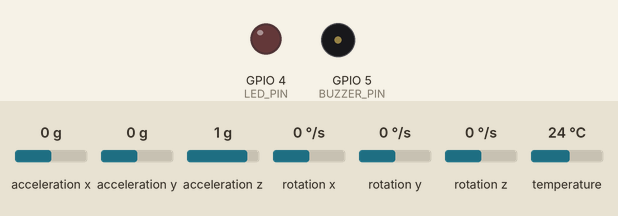
The sketch below on a simulated ESP32. Parts: output pins drawn as LEDs (lit = HIGH), buzzer (waves = sounding, pin HIGH). The test bench sets the inputs (shaded band); at power-on: acceleration z 1 g, acceleration x 0 g, acceleration y 0 g, rotation x 0 °/s, rotation y 0 °/s, rotation z 0 °/s, temperature 24 °C. WiFi joins after 1.5 s; servers stay silent unless stated; web services answer with replies made up by the test bench; what the sketch prints to the serial monitor is not drawn.

Above: at 3.2 s.
3.3 s: acceleration z set to 0 g
At 4.3 s:
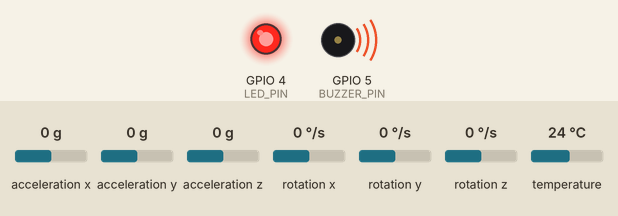
Timing chart, 0 to 12.0 s (numbered marks = the images above; inputs shaded):
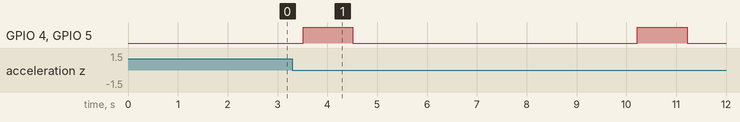

The sketch:

sketch.ino
```cpp
#include <Wire.h>
#include <Adafruit_MPU6050.h>
#include <Adafruit_Sensor.h>
#include <WiFi.h>
#include <HTTPClient.h>

Adafruit_MPU6050 mpu;

// Wi-Fi credentials (Only works on real ESP32)
const char* ssid = "Galaxy A13 C958";
const char* password = "iuma2020";

// Telegram Bot Credentials
const char* telegramBotToken = "7775742203:AAGPh5-BJaZahAW4FRlX8_xyqCfmsOaRKe0";
const char* chatID = "6973280311";

#define BUZZER_PIN 5
#define LED_PIN 4
#define FALL_THRESHOLD 2.0  // Adjust sensitivity

void setup() {
  Serial.begin(115200);
  Wire.begin();

  pinMode(BUZZER_PIN, OUTPUT);
  pinMode(LED_PIN, OUTPUT);

  if (!mpu.begin()) {
    Serial.println("MPU6050 initialization failed!");
    while (1);
  }
  Serial.println("MPU6050 initialized successfully!");

  // closing setup`
#ifdef WOKWI_SIMULATION
  Serial.println("\n⚠️ Running in Wokwi - Skipping Wi-Fi Connection...");
#else
  WiFi.begin(ssid, password);
  int timeout = 10; // Max wait time of 10 seconds
  while (WiFi.status() != WL_CONNECTED && timeout > 0) {
      delay(1000);
      Serial.print(".");
      timeout--;
  }
  if (timeout == 0) {
      Serial.println("\n❌ Wi-Fi Failed to Connect!");
  } else {
      Serial.println("\n✅ Wi-Fi Connected!");
  }
#endif
}  // Fix: Closing `setup()`

// Main loop (Reads acceleration and detects falls)
void loop() {
  sensors_event_t a, g, temp;
  mpu.getEvent(&a, &g, &temp);

  float accelMagnitude = sqrt(sq(a.acceleration.x) + sq(a.acceleration.y) + sq(a.acceleration.z));
  Serial.print("Acceleration Magnitude: ");
  Serial.println(accelMagnitude);

  if (accelMagnitude < FALL_THRESHOLD) {
    Serial.println("⚠️ Fall Detected! Activating Buzzer & LED...");

    digitalWrite(BUZZER_PIN, HIGH);
    digitalWrite(LED_PIN, HIGH);
    delay(1000);
    digitalWrite(BUZZER_PIN, LOW);
    digitalWrite(LED_PIN, LOW);

#ifdef WOKWI_SIMULATION
    Serial.println("📩 [SIMULATED] Telegram Alert: 🚨 Fall Detected!");
#else
    sendTelegramMessage("🚨 Fall Detected! Immediate attention required!");
#endif
    delay(5000);
  }

  delay(500);
}

// Telegram Message Function
void sendTelegramMessage(String message) {
  if (WiFi.status() == WL_CONNECTED) {
    HTTPClient http;
    String url = "https://api.telegram.org/bot" + String(telegramBotToken) + "/sendMessage?chat_id=" + String(chatID) + "&text=" + message;

    http.begin(url);
    int httpCode = http.GET();

    if (httpCode > 0) {
      Serial.println("✅ Telegram Alert Sent!");
    } else {
      Serial.println("❌ Telegram Failed!");
    }

    http.end();
  }
}
```

Measured:
- after the input at 3.3 s, GPIO 4 (LED_PIN), GPIO 5 (BUZZER_PIN): alternates HIGH for 1.0 s and LOW for 5.7 s, starting after 0.21 s
